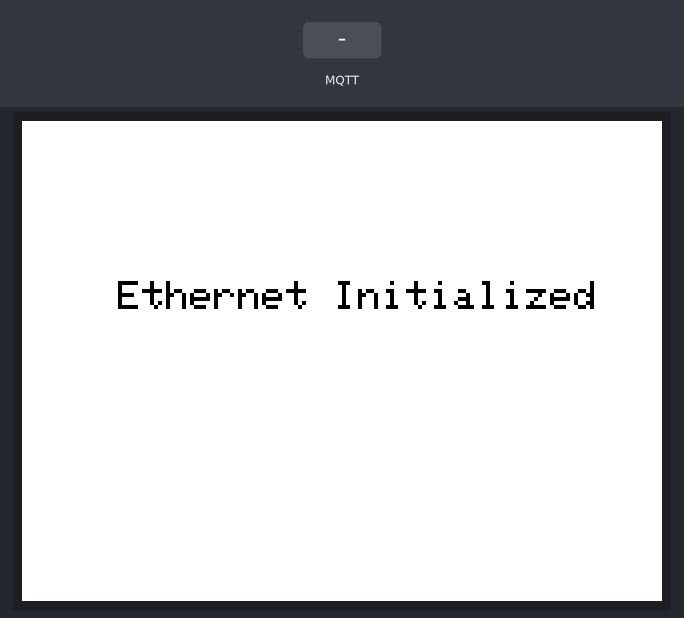
This sketch was run on a simulated Arduino Uno, built for the host (arithmetic inside an expression is 32-bit, double 64-bit). On the bench: 320×240 colour display. The test bench sets the inputs (shaded band). No MQTT or app messages arrive unless stated; what the sketch prints to the serial monitor is not drawn.

Above: at 0.4 s.
At 2.57 s:
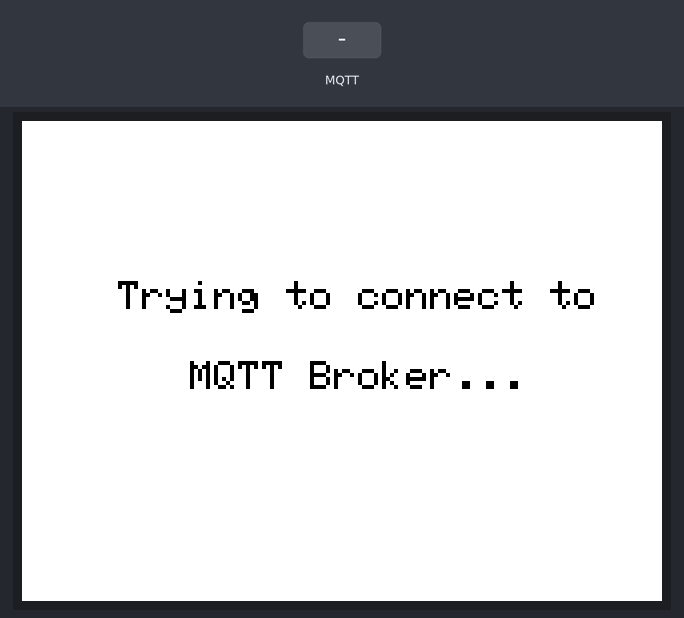
At 3.5 s:
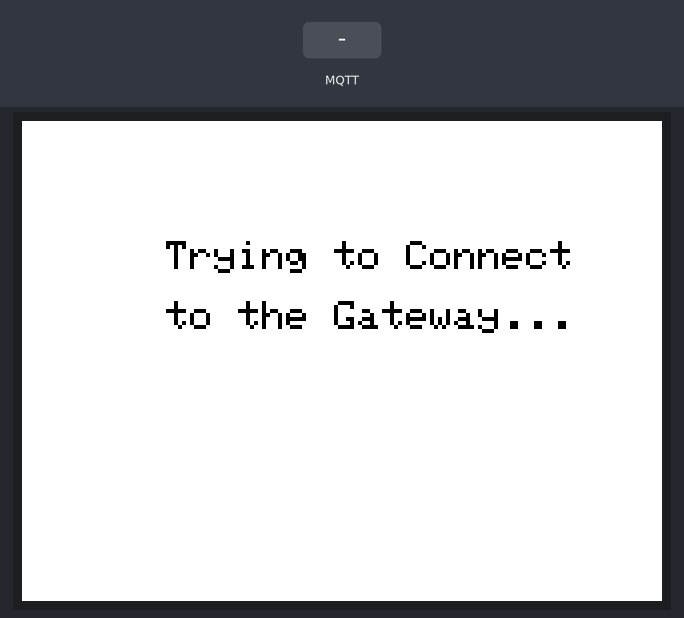
3.6 s: MQTT message "1" arrives on the first subscribed topic
5.1 s: MQTT message "on" arrives on the first subscribed topic
6.6 s: MQTT message "off" arrives on the first subscribed topic
Timing chart, 0 to 9.6 s (numbered marks = the images above; inputs shaded):
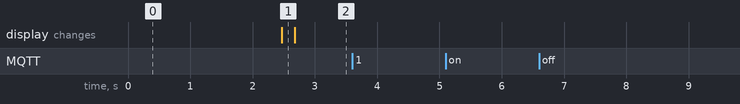

Measured:
- after the input at 3.6 s, every drawn part: stays the same
- after the input at 5.1 s, every drawn part: stays the same
- after the input at 6.6 s, every drawn part: stays the same

The sketch:

tftMqttsetRuDetailFlag.ino
```cpp
#include<SPI.h>
#include<Ethernet.h>
#include<PubSubClient.h>
#include <ArduinoJson.h>

// Library For TFT Lcd
#include <SPFD5408_Adafruit_GFX.h>
#include <SPFD5408_Adafruit_TFTLCD.h>
#include <SPFD5408_TouchScreen.h>
                    /******TFT LCD STUFF *******/
#if defined(__SAM3X8E__)
    #undef __FlashStringHelper::F(string_literal)
    #define F(string_literal) string_literal
#endif

#define YP A3  // must be an analog pin, use "An" notation!
#define XM A2  // must be an analog pin, use "An" notation!
#define YM 9   // can be a digital pin
#define XP 8   // can be a digital pin
#define TS_MINX 125
#define TS_MINY 85
#define TS_MAXX 965
#define TS_MAXY 905
#define LCD_CS A3
#define LCD_CD A2
#define LCD_WR A1
#define LCD_RD A0
#define LCD_RESET A4

//Colors
#define Black           0x0000
#define Blue            0x001F
#define Green           0x07E0
#define Red             0xF800
#define Yellow          0xFFE0
#define White           0xFFFF
#define Orange          0xFD20
#define Pink            0xF81F
#define MINPRESSURE 10
#define MAXPRESSURE 1000
// Instantiating TouchScreen and LCD
Adafruit_TFTLCD tft(LCD_CS, LCD_CD, LCD_WR, LCD_RD, LCD_RESET);
TouchScreen ts = TouchScreen(XP, YP, XM, YM, 300);
#define BOXSIZE 40
#define PENRADIUS 3
int i=0;
                   /******TFT LCD STUFF ENDS *******/


byte mac[] = {0x11, 0x11, 0x11, 0x00, 0x00, 0x01};

byte server[] = {192, 168, 3, 14};
byte ip[] = {192, 168, 3, 34};
byte subnet[] = {255, 255, 255, 0};
byte gateway[] = {192, 168, 3, 1};


EthernetClient ethClient;
PubSubClient client(server, 1883, callback, ethClient);

String myMacId = "11-11-11-00-00-01";
String clientId = "RU_" + myMacId;
String clientState = "client/state/RU_" + myMacId;
String getRuDetail = "GET_RU_DETAIL";
String setRuDetail = "SET_RU_DETAIL_" + myMacId;
String rfidSubscribeStr;
String ruidStr;
String errorJson;
String getPayload;
String topicCallback;
String errorMsgGlobal;
String companyDescGlobal;
String workCenter_01_DescGlobal;
String plantDescGlobal;

//char Buffers
char clientIdBuff[50];
char messageBuff[500];

//Boolean
boolean messageReceived = false;
boolean getRuDetailFlag = false;
boolean ruIdErrorFlag = false;
boolean authenticationOk = false;

int errorJsonLen = 0;

void setup()
{
    Serial.begin(9600);
    tft.reset();
    tft.begin(0x9341); // SDFP5408
    tft.setRotation(3);
    tft.fillScreen(White);
    Serial.println(F("TFT Initialized"));
    tftDisplay("TFT Initialized", 2, Black ,0,80 ,true);
    Ethernet.begin(mac, ip, gateway, subnet);
    Serial.println(F("Ethernet Initialized"));
    tftDisplay("Ethernet Initialized", 2, Black ,0,80 ,true);
    clientId.toCharArray(clientIdBuff, (clientId.length() + 1));
    delay(2000); // 2sec delay
}

void loop()
{
    if (!client.connected()) {
        Serial.println(F("Trying to connect to MQTT Broker..."));
        tftDisplay("Trying to connect to", 2, Black ,0,80 ,true);
        tftDisplay("MQTT Broker...", 2, Black ,0,120 ,false);
        client.connect(clientIdBuff, clientIdBuff, 1, true, "Unexpected Disconnect");
        if(client.connected()) {
            Serial.println ("Success!! MQTT:" + myMacId + " Connected! ");
            tftDisplay(myMacId, 2, Black ,0,80 ,true);
            tftDisplay( "Is Connected" , 2, Black ,0,110 ,false);
            tftDisplay( "Successfully!!", 2, Black ,0,140 ,false);

            publish(clientState, clientId, true); //also send retainflag = true
            Serial.println("Subscribe to " + setRuDetail);
            subscribe(setRuDetail);
        } else {
            delay(10000);
        }
        getRuDetailFlag = false;
    } else {
//        Serial.println("Client Connected");
//        client.loop();
//        myDelay(10);
            if( getRuDetailFlag == false ){
                tftDisplay("Trying to Connect",2,Black,0,60, true);
                tftDisplay("to the Gateway...",2,Black,0,90, false);
                AskRuDetail( errorJsonLen );
                if( ruIdErrorFlag == true ){
                    //display ruiderror
                    tftDisplay(errorMsgGlobal,2,Black,0,60, true);
                    //10 sec wait
                    myDelay(10);
                    tftDisplay("Trying to Connect",2,Black,0,60, true);
                    tftDisplay("to the Gateway...",2,Black,0,90, false);
                    AskRuDetail( errorJsonLen );
                }
            } else {
                if(!authenticationOk) {
                    //RU WelcomeScreen
                    ruWelcomeScreen(companyDescGlobal,plantDescGlobal,workCenter_01_DescGlobal);
                }
            }
    }

}

void publish(String topic, String msg, boolean retainFlag)
{
    char topicBuf[100];
    char msgBuf[100];
    topic.toCharArray(topicBuf, topic.length() + 1);
    msg.toCharArray(msgBuf, msg.length()+1);
    client.publish(topicBuf, msgBuf, retainFlag);
}

void subscribe(String topic) {
    char topicBuf[100];
    topic.toCharArray(topicBuf, topic.length() + 1);
    client.subscribe(topicBuf);
}

void myDelay(unsigned long sec)
{
    unsigned long delayMSec = sec * 1000;
    unsigned long recordMSec = millis();
    messageReceived = false;
    //while loop will run untill intervel time,then it will comeout
    while(((millis() - recordMSec) < delayMSec) && (!messageReceived)) {
        client.loop();
    }
}

void callback(char* topic, byte* payload, unsigned int length)
{
    int i=0;
    Serial.print("Message arrived [");
    Serial.print(topic);
    Serial.println("] ");
    topicCallback = topic;
    for( i=0;i<length;i++){
        messageBuff[i]=payload[i];
    }
    // Hav to stop the string so giving \0
    messageBuff[i]='\0';
    Serial.print("messageBuff:");
    Serial.println(messageBuff);
    Serial.println();
    messageReceived = true;

    StaticJsonBuffer<450> jsonBuffer;
    JsonObject& root = jsonBuffer.parseObject(messageBuff);
    const char* errorMsg = root["ERROR"]["MESSAGE"];
    const char* ruid = root["RUID"]["ID"];
    const char* companyCode = root["COMPANY"]["CODE"];
    const char* companyDesc = root["COMPANY"]["DESC"];
    const char* plantCode = root["PLANT"]["CODE"];
    const char* plantDesc = root["PLANT"]["DESC"];
    const char* workcenterOneCode = root["WORKCENTER"][0]["CODE"];
    const char* workcenterOneDesc = root["WORKCENTER"][0]["DESC"];
    const char* workcenterTwoCode = root["WORKCENTER"][1]["CODE"];
    const char* workcenterTwoDesc = root["WORKCENTER"][1]["DESC"];
    const char* workcenterThreeCode = root["WORKCENTER"][2]["CODE"];
    const char* workcenterThreeDesc = root["WORKCENTER"][2]["DESC"];
    errorJson = errorMsg;
    errorJsonLen = errorJson.length();
    if ((topicCallback == setRuDetail) && ( !errorJsonLen ) ) {
        companyDescGlobal = companyDesc;
        workCenter_01_DescGlobal = workcenterOneDesc;
        plantDescGlobal = plantDesc;
        ruIdErrorFlag = false;
        getRuDetailFlag = true;
    }
    if ((topicCallback == setRuDetail) && ( errorJsonLen ) ) {
         errorMsgGlobal = errorJson;
         getRuDetailFlag = false;
         ruIdErrorFlag = true;
    }
}

void ruWelcomeScreen(String companyDescGlobal,String plantDescGlobal,String workCenter_01_DescGlobal)
{
    tftDisplay("Welcome to",2,Black,0,20, true);
    tftDisplay(companyDescGlobal,2,Black,0,60, false);
    tftDisplay(plantDescGlobal,2,Black,0,100, false);
    tftDisplay(workCenter_01_DescGlobal,2,Black,0,140, false);
    tftDisplay("<Swipe Your Employee ID>",2,Black,0,180, false);
 }

void tftDisplay(String msg,int textSize,int color,int x, int y, boolean clearFlag)
{
    int msgLength = msg.length();
    tft.setCursor(x,y);
    tft.setTextColor(color);
    if( clearFlag) {
        tft.fillScreen(White);
    }
    center(msg,textSize);
}


void center( String text, byte textSize )
{
    // if textSize(1)--> max char 53
    // if textSize(2)--> max char 26
    // if textSize(3)--> max char 17
    // if textSize(4)--> max char 13
    // if textSize(5)--> max char 10
    char space[6] = {0, 53, 26, 17, 13, 10};
    if(textSize == 0) {
        textSize = 1;
    }

    tft.setTextSize(textSize);
    int len = text.length();

    int x= ( space[textSize] / 2 ) - ( len / 2 );
    for(int i=0; i<=x ;i++){
        tft.print(" ");
    }
    tft.println(text);
}

void center( const char* text, int len, byte textSize )
{
    char space[6] = {0, 53, 26, 17, 13, 10};
    if(textSize == 0) {
        textSize = 1;
    }

    tft.setTextSize(textSize);
    int x= ( space[textSize] / 2 ) - ( len / 2 );
    for(int i=0; i<=x ;i++){
        tft.print(" ");
    }
    for(int i = 0; i < len; i++)
        tft.print(text[i]);
}

void AskRuDetail(int errorJsonLen)
{

    publish(getRuDetail, myMacId, true);
    myDelay(10);
    if ( messageReceived && topicCallback == setRuDetail && !errorJsonLen) {
        getRuDetailFlag = false;
    }
    topicCallback = "";
}
```
